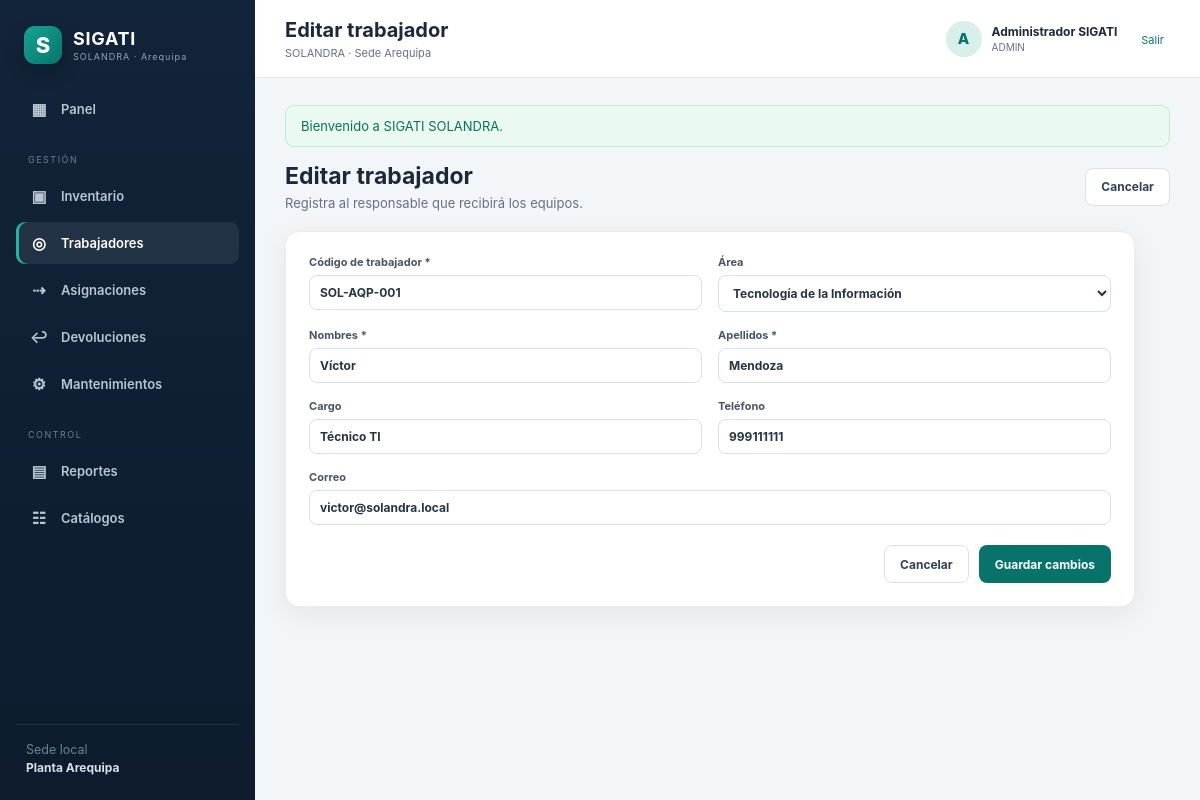
Page /sigati_solandra/public/trabajadores/1/edit (signed in) on the committed database.
### tables this page shows
CREATE TABLE trabajadores (
  id INT UNSIGNED AUTO_INCREMENT PRIMARY KEY,
  employee_code VARCHAR(50) NOT NULL UNIQUE,
  first_name VARCHAR(100) NOT NULL,
  last_name VARCHAR(100) NOT NULL,
  email VARCHAR(150) NULL,
  phone VARCHAR(30) NULL,
  position VARCHAR(120) NULL,
  area_id INT UNSIGNED NULL,
  active TINYINT(1) NOT NULL DEFAULT 1,
  created_at TIMESTAMP NOT NULL DEFAULT CURRENT_TIMESTAMP,
  updated_at TIMESTAMP NULL DEFAULT CURRENT_TIMESTAMP ON UPDATE CURRENT_TIMESTAMP,
  INDEX ix_employees_name (last_name,first_name),
  CONSTRAINT fk_employees_area FOREIGN KEY (area_id) REFERENCES areas(id)
);

### app/Views/trabajadores.php (the view, shortened to what the rows shown need)
<?php
$mode = $mode ?? 'index';
$rows = $rows ?? [];
$q = $q ?? '';
$areas = $areas ?? [];
$item = $item ?? null;
?>
<?php if ($mode === 'index'): ?>
    <div class="page-actions">
        <div>
            <h2>Trabajadores</h2>
            <p>Personas que pueden recibir activos tecnológicos.</p>
        </div>
        <a class="btn btn-primary" href="<?= url('trabajadores/create') ?>">+ Nuevo trabajador</a>
    </div>
    <form class="filter-panel" method="get">
        <div class="field grow">
            <label>Buscar</label>
            <input name="q" value="<?= e($q) ?>" placeholder="Código, nombre o cargo">
        </div>
        <button class="btn btn-dark">Buscar</button>
    </form>
    <section class="panel table-panel">
        <div class="table-responsive">
            <table class="data-table">
                <thead>
                    <tr>
                        <th>Código</th>
                        <th>Trabajador</th>
                        <th>Cargo</th>
                        <th>Área</th>
                        <th>Contacto</th>
                        <th></th>
                    </tr>
                </thead>
                <tbody>
                    <?php foreach ($rows as $employee): ?>
                        <tr>
                            <td><strong><?= e($employee['employee_code']) ?></strong></td>
                            <td><strong><?= e($employee['first_name'].' '.$employee['last_name']) ?></strong></td>
                            <td><?= e($employee['position'] ?: '—') ?></td>
                            <td><?= e($employee['area_name'] ?: 'Sin área') ?></td>
                            <td>
                                <?= e($employee['email'] ?: '—') ?>
                                <small><?= e($employee['phone'] ?: '') ?></small>
                            </td>
                            <td class="text-right">
                                <a class="icon-btn" href="<?= url('trabajadores/'.$employee['id'].'/edit') ?>">
                                    Editar
                                </a>
                            </td>
                        </tr>
                    <?php endforeach; ?>
                    <?php if (!$rows): ?>
                        <tr>
                            <td colspan="6">
                                <div class="empty">No hay trabajadores registrados.</div>
                            </td>
                        </tr>
                    <?php endif; ?>
                </tbody>
            </table>
        </div>
    </section>
<?php else: ?>
    <?php $isEdit = !empty($item); ?>
    <div class="page-actions">
        <div>
            <h2><?= $isEdit ? 'Editar trabajador' : 'Nuevo trabajador' ?></h2>
            <p>Registra al responsable que recibirá los equipos.</p>
        </div>
        <a class="btn btn-light" href="<?= url('trabajadores') ?>">Cancelar</a>
    </div>
    <form
        class="form-card compact-card"
        method="post"
        action="<?= $isEdit ? url('trabajadores/'.$item['id']) : url('trabajadores') ?>"
    >
        <div class="form-grid cols-2">
            <label>
                Código de trabajador *
                <input
                    name="employee_code"
                    required
                    value="<?= e(old('employee_code', $item['employee_code'] ?? '')) ?>"
                >
            </label>
            <label>
                Área
                <select name="area_id">
                    <?php foreach ($areas as $area): ?>
                        <option
                            value="<?= $area['id'] ?>"
                            <?= selected(old('area_id', $item['area_id'] ?? ''), $area['id']) ?>
                        >
                            <?= e($area['name']) ?>
                        </option>
                    <?php endforeach; ?>
                </select>
            </label>
            <label>
                Nombres *
                <input name="first_name" required value="<?= e(old('first_name', $item['first_name'] ?? '')) ?>">
            </label>
            <label>
                Apellidos *
                <input name="last_name" required value="<?= e(old('last_name', $item['last_name'] ?? '')) ?>">
            </label>
            <label>
                Cargo
                <input name="position" value="<?= e(old('position', $item['position'] ?? '')) ?>">
            </label>
            <label>
                Teléfono
                <input name="phone" value="<?= e(old('phone', $item['phone'] ?? '')) ?>">
            </label>
            <label class="span-2">
                Correo
                <input type="email" name="email" value="<?= e(old('email', $item['email'] ?? '')) ?>">
            </label>
        </div>
        <div class="form-footer">
            <a class="btn btn-light" href="<?= url('trabajadores') ?>">Cancelar</a>
            <button class="btn btn-primary">
                <?= $isEdit ? 'Guardar cambios' : 'Registrar trabajador' ?>
            </button>
        </div>
    </form>
<?php endif; ?>

### app/Core/nucleo.php (shortened to what the rows shown need)
<?php
final class Config
{
    private static array $data = [];
    public static function get(string $key, mixed $default = null): mixed
    {
        [$file, $item] = array_pad(explode('.', $key, 2), 2, null);
        if (!isset(self::$data[$file])) {
            $path = dirname(__DIR__, 2).'/config/'.$file.'.php';
            self::$data[$file] = require $path;
        }
        return $item === null
            ? self::$data[$file]
            : (self::$data[$file][$item] ?? $default);
    }
}
final class DB
{
    private static ?PDO $pdo = null;
    public static function pdo(): PDO
    {
        if (self::$pdo instanceof PDO) {
            return self::$pdo;
        }
        $config = Config::get('database');
        $dsn = sprintf(
            'mysql:host=%s;port=%s;dbname=%s;charset=%s',
            $config['host'],
            $config['port'],
            $config['database'],
            $config['charset']
        );
        self::$pdo = new PDO($dsn, $config['username'], $config['password'], [
            PDO::ATTR_ERRMODE => PDO::ERRMODE_EXCEPTION,
            PDO::ATTR_DEFAULT_FETCH_MODE => PDO::FETCH_ASSOC,
            PDO::ATTR_EMULATE_PREPARES => false,
        ]);
        return self::$pdo;
    }
}
final class View
{
    public static function render(string $view, array $data = [], string $layout = 'plantilla'): void
    {
        $file = dirname(__DIR__).'/Views/'.$view.'.php';
        extract($data, EXTR_SKIP);
        require $file;
    }
}
abstract class Controller
{
    protected function view(string $view, array $data = [], string $layout = 'plantilla'): void
    {
        View::render($view, $data, $layout);
    }
}
final class Router
{
    private array $routes = [];
    public function get(string $path, array $handler): void
    {
        $this->routes[] = ['GET', $path, $handler];
    }
    public function post(string $path, array $handler): void
    {
        $this->routes[] = ['POST', $path, $handler];
    }
    public function dispatch(): void
    {
        $method = $_SERVER['REQUEST_METHOD'];
        $uri = parse_url($_SERVER['REQUEST_URI'], PHP_URL_PATH) ?: '/';
        $base = rtrim((string) Config::get('app.base_url'), '/');
        if ($base !== '' && str_starts_with($uri, $base)) {
            $uri = substr($uri, strlen($base));
        }
        $uri = '/'.trim($uri, '/');
        foreach ($this->routes as [$routeMethod, $path, $handler]) {
            if ($routeMethod !== $method) {
                continue;
            }
            $pattern = '#^'.preg_replace(
                '#\{[a-zA-Z_][a-zA-Z0-9_]*\}#',
                '([^/]+)',
                rtrim($path, '/')
            ).'/?$#';
            if (preg_match($pattern, $uri, $matches)) {
                array_shift($matches);
                [$class, $action] = $handler;
                (new $class())->$action(...$matches);
                return;
            }
        }
    }
}

### rows in the picture
trabajadores: employee_code "SOL-AQP-001", first_name "Víctor", last_name "Mendoza", position "Técnico TI", phone "999111111", email "victor@solandra.local"

### other values in the picture
$flash['message'] "Bienvenido a SIGATI SOLANDRA."
form field area_id "Tecnología de la Información"
